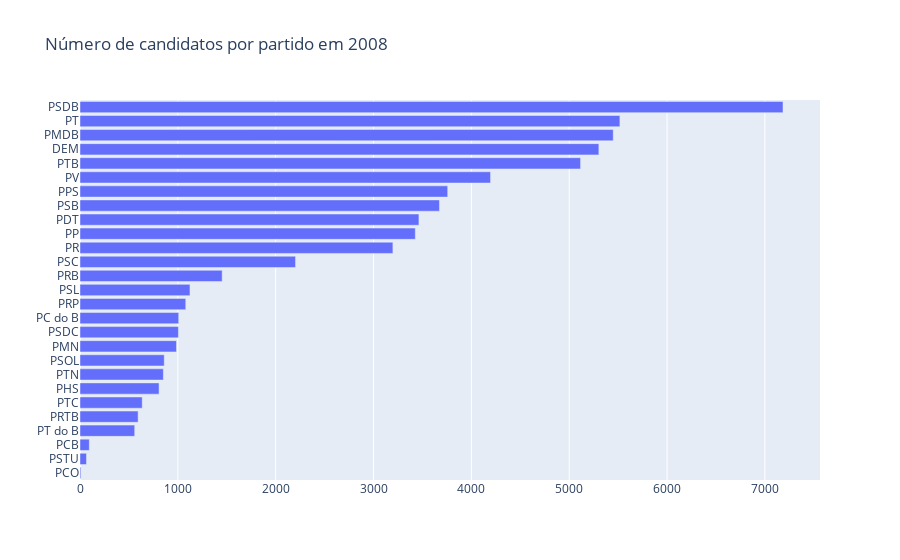

The notebook cell this image was saved under:
### Code cell
dados2008.sigla_partido = dados2008.sigla_partido.replace('PARTIDO DA REPÚBLICA', 'PR')

#Configuração dos dados para plotagem
data = [go.Bar(name='Partido político',
               x=dados2008.sigla_partido.value_counts().iloc[:-2].values, #Remoção das siglas "SIM" e "NÃO"
               y=dados2008.sigla_partido.value_counts().iloc[:-2].index, #Remoção das siglas "SIM" e "NÃO"
               orientation='h')]

#Configuração de layout
layout = go.Layout(title='Número de candidatos por partido em 2008', yaxis=dict(autorange='reversed'))

#Criação do objeto figure
fig = go.Figure(data=data, layout=layout)

#py.plot(fig, filename='candidatos_partidos_2008.html')
py.iplot(fig, show_link=True)

### Figure 1 — Plotly figure (JSON) as saved in the notebook; plotly's stock layout.template omitted (floating-point values rounded to 4 significant figures)
{"data": [{"name": "Partido político", "orientation": "h", "type": "bar", "x": [7185, 5518, 5450, 5303, 5116, 4196, 3758, 3674, 3464, 3427, 3198, 2203, 1453, 1124, 1081, 1009, 1006, 986, 861, 852, 808, 636, 594, 559, 95, 66, 9], "y": ["PSDB", "PT", "PMDB", "DEM", "PTB", "PV", "PPS", "PSB", "PDT", "PP", "PR", "PSC", "PRB", "PSL", "PRP", "PC do B", "PSDC", "PMN", "PSOL", "PTN", "PHS", "PTC", "PRTB", "PT do B", "PCB", "PSTU", "PCO"]}], "layout": {"title": {"text": "Número de candidatos por partido em 2008"}, "yaxis": {"autorange": "reversed"}}}
